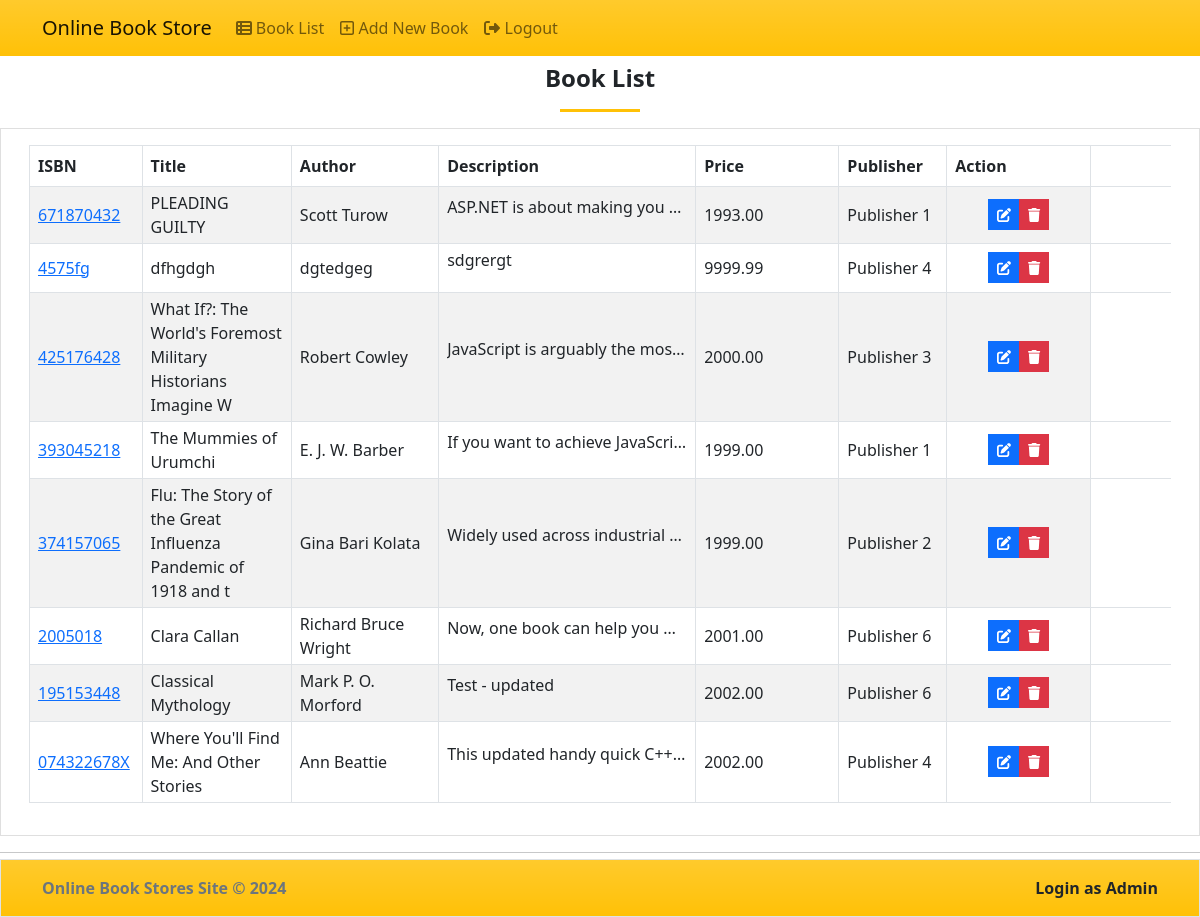
Screenshot of /admin_book.php (signed in) with the database file from the repository.
### tables this page shows
CREATE TABLE `books` (
  `book_isbn` varchar(20) NOT NULL,
  `book_title` varchar(60) DEFAULT NULL,
  `book_author` varchar(60) DEFAULT NULL,
  `book_image` text DEFAULT NULL,
  `book_descr` text DEFAULT NULL,
  `book_price` decimal(6,2) NOT NULL,
  `publisherid` int(10) UNSIGNED NOT NULL,
  `created_at` datetime NOT NULL DEFAULT current_timestamp()
);

CREATE TABLE `publisher` (
  `publisherid` int(10) UNSIGNED NOT NULL,
  `publisher_name` varchar(60) NOT NULL
);

### functions/database_functions.php (called while the page is built, shortened)
<?php
	function getPubName($conn, $pubid){
		$query = "SELECT publisher_name FROM publisher WHERE publisherid = '$pubid'";
		$result = mysqli_query($conn, $query);
		$row = mysqli_fetch_assoc($result);
		return $row['publisher_name'];
	}
	function getAll($conn){
		$query = "SELECT * from books ORDER BY book_isbn DESC";
		$result = mysqli_query($conn, $query);
		return $result;
	}
?>

### admin_book.php (the view, shortened to what this page needs)
<?php
	require_once "./template/header.php";
	require_once "./functions/database_functions.php";
	$conn = db_connect();
	$result = getAll($conn);
?>
	<h4 class="fw-bolder text-center">Book List</h4>
	<center>
	<hr class="bg-warning" style="width:5em;height:3px;opacity:1">
	</center>
	<div class="card rounded-0">
		<div class="card-body">
			<div class="container-fluid">
				<table class="table table-striped table-bordered" >
				<colgroup>
					<col width="10%">
					<col width="15%">
					<col width="15%">
					<col width="10%">
					<col width="15%">
					<col width="10%">
					<col width="15%">
					<col width="10%">
				</colgroup>
					<thead>
					<tr>
						<th>ISBN</th>
						<th>Title</th>
						<th>Author</th>
						<th>Description</th>
						<th>Price</th>
						<th>Publisher</th>
						<th>Action</th>
					</tr>
					</thead>
					<tbody>
					<?php while($row = mysqli_fetch_assoc($result)){ ?>
					<tr>
						<td class="px-2 py-1 align-middle"><a href="book.php?bookisbn=<?php echo $row['book_isbn']; ?>" target="_blank"><?php echo $row['book_isbn']; ?></a></td>
						<td class="px-2 py-1 align-middle"><?php echo $row['book_title']; ?></td>
						<td class="px-2 py-1 align-middle"><?php echo $row['book_author']; ?></td>
						<td class="px-2 py-1 align-middle"><p class="text-truncate" style="width:15em"><?php echo $row['book_descr']; ?></p></td>
						<td class="px-2 py-1 align-middle"><?php echo $row['book_price']; ?></td>
						<td class="px-2 py-1 align-middle"><?php echo getPubName($conn, $row['publisherid']); ?></td>
						<td class="px-2 py-1 align-middle text-center">
							<div class="btn-group btn-group-sm">
								<a href="admin_edit.php?bookisbn=<?php echo $row['book_isbn']; ?>" class="btn btn-sm rounded-0 btn-primary" title="Edit"><i class="fa fa-edit"></i></a>
								<a href="admin_delete.php?bookisbn=<?php echo $row['book_isbn']; ?>" class="btn btn-sm rounded-0 btn-danger" title="Delete" onclick="if(confirm('Are you sure to delete this book?') === false) event.preventDefault()"><i class="fa fa-trash"></i></a>
							</div>
						</td>
					</tr>
					<?php } ?>
					</tbody>
				</table>
			</div>
		</div>
	</div>
<?php
	require_once "./template/footer.php";
?>

### rows the page displays
books: book_isbn "671870432", book_title "PLEADING GUILTY", book_author "Scott Turow", book_descr "ASP.NET is about making you…", book_price "1993.00", publisherid.publisher_name "Publisher 1"
books: book_isbn "4575fg", book_title "dfhgdgh", book_author "dgtedgeg", book_descr "sdgrergt", book_price "9999.99", publisherid.publisher_name "Publisher 4"
books: book_isbn "425176428", book_title "What If?: The World's Foremost Military Historians Imagine W", book_author "Robert Cowley", book_descr "JavaScript is arguably the mos…", book_price "2000.00", publisherid.publisher_name "Publisher 3"
books: book_isbn "393045218", book_title "The Mummies of Urumchi", book_author "E. J. W. Barber", book_descr "If you want to achieve JavaScri…", book_price "1999.00", publisherid.publisher_name "Publisher 1"
books: book_isbn "374157065", book_title "Flu: The Story of the Great Influenza Pandemic of 1918 and t", book_author "Gina Bari Kolata", book_descr "Widely used across industrial…", book_price "1999.00", publisherid.publisher_name "Publisher 2"
books: book_isbn "2005018", book_title "Clara Callan", book_author "Richard Bruce Wright", book_descr "Now, one book can help you…", book_price "2001.00", publisherid.publisher_name "Publisher 6"
books: book_isbn "195153448", book_title "Classical Mythology", book_author "Mark P. O. Morford", book_descr "Test - updated", book_price "2002.00", publisherid.publisher_name "Publisher 6"
books: book_isbn "074322678X", book_title "Where You'll Find Me: And Other Stories", book_author "Ann Beattie", book_descr "This updated handy quick C++…", book_price "2002.00", publisherid.publisher_name "Publisher 4"
